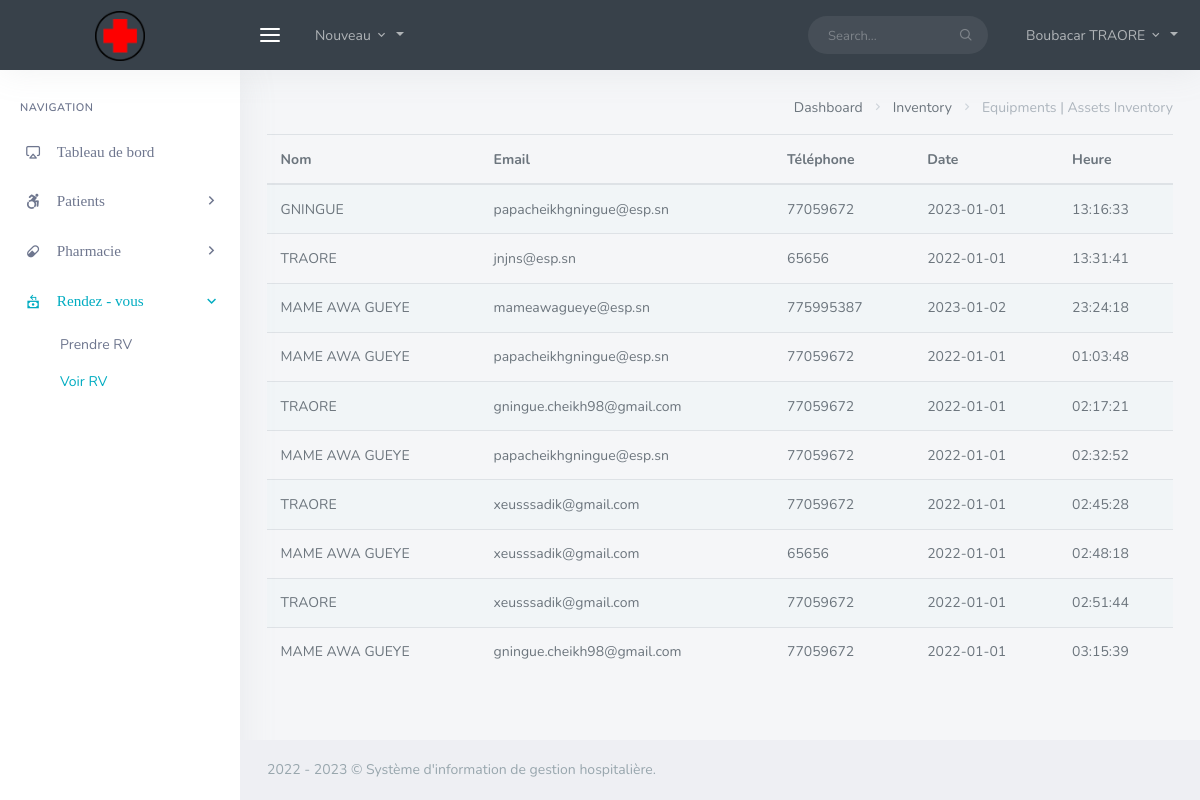
Page /Vue/Docteur/his_doc_view_rvs.php (signed in) on the committed database.
### tables this page shows
CREATE TABLE `his_docs` (
  `doc_id` int NOT NULL,
  `doc_fname` varchar(200) DEFAULT NULL,
  `doc_lname` varchar(200) DEFAULT NULL,
  `doc_email` varchar(200) DEFAULT NULL,
  `doc_pwd` varchar(200) DEFAULT NULL,
  `doc_dept` varchar(200) DEFAULT NULL,
  `doc_number` varchar(200) DEFAULT NULL,
  `doc_dpic` varchar(200) DEFAULT NULL
);

CREATE TABLE `his_rendezvous` (
  `id` int UNSIGNED NOT NULL,
  `nom` varchar(50) NOT NULL,
  `email` varchar(50) NOT NULL,
  `telephone` varchar(50) NOT NULL,
  `date` date NOT NULL,
  `heure` time NOT NULL
);

### Vue/Docteur/his_doc_view_rvs.php (the view, shortened to what this page needs)
<?php
include('assets/inc/config.php');
?>
<!DOCTYPE html>
<html lang="en">
<head>
    <link rel="stylesheet" href="https://stackpath.bootstrapcdn.com/bootstrap/4.5.2/css/bootstrap.min.css">
</head>
<?php include('assets/inc/head.php'); ?>
<body>
    <div id="wrapper">
        <?php include('assets/inc/nav.php'); ?>
        <?php include("assets/inc/sidebar.php"); ?>
        <div class="content-page">
            <div class="content">
                <div class="container-fluid">
                    <div class="row">
                        <div class="col-12">
                            <div class="page-title-box">
                                <div class="page-title-right">
                                    <ol class="breadcrumb m-0">
                                        <li class="breadcrumb-item"><a href="javascript: void(0);">Dashboard</a></li>
                                        <li class="breadcrumb-item"><a href="javascript: void(0);">Inventory</a></li>
                                        <li class="breadcrumb-item active">Equipments | Assets Inventory</li>
                                    </ol>
                                </div>
                            </div>
                        </div>
                    </div>
                    <div class="row">
                        <div class="container">
                            <table class="table table-striped">
                                <thead>
                                    <tr>
                                        <th scope="col">Nom</th>
                                        <th scope="col">Email</th>
                                        <th scope="col">Téléphone</th>
                                        <th scope="col">Date</th>
                                        <th scope="col">Heure</th>
                                    </tr>
                                </thead>
                                <tbody>
                                    <?php
                                    $query = "SELECT nom, email, telephone, date, heure FROM his_rendezvous";
                                    $result = mysqli_query($mysqli, $query);
                                    while ($row = mysqli_fetch_array($result)) {
                                        echo "<tr>";
                                        echo "<td>" . $row['nom'] . "</td>";
                                        echo "<td>" . $row['email'] . "</td>";
                                        echo "<td>" . $row['telephone'] . "</td>";
                                        echo "<td>" . $row['date'] . "</td>";
                                        echo "<td>" . $row['heure'] . "</td>";
                                        echo "</tr>";
                                    }
                                    ?>
                                </tbody>
                            </table>
                        </div>
                    </div>
                </div>
            </div>
            <?php include('assets/inc/footer.php'); ?>
        </div>
    </div>
</body>
</html>

### assets/inc/nav.php (shortened to what this page needs)
<?php
$doc_id = $_SESSION['doc_id'];
$doc_number = $_SESSION['doc_number'];
$ret = "SELECT * FROM  his_docs WHERE doc_id = ? AND doc_number = ?";
$stmt = $mysqli->prepare($ret);
$stmt->bind_param('is', $doc_id, $doc_number);
$stmt->execute();
$res = $stmt->get_result();
while ($row = $res->fetch_object()) {
?>
    <div class="navbar-custom">
        <ul class="list-unstyled topnav-menu float-right mb-0">
            <li class="d-none d-sm-block">
                <form class="app-search">
                    <div class="app-search-box">
                        <div class="input-group">
                            <input type="text" class="form-control" placeholder="Search...">
                            <div class="input-group-append">
                                <button class="btn" type="submit">
                                    <i class="fe-search"></i>
                                </button>
                            </div>
                        </div>
                    </div>
                </form>
            </li>
            <li class="dropdown notification-list">
                <a class="nav-link dropdown-toggle nav-user mr-0 waves-effect waves-light" data-toggle="dropdown" href="#" role="button" aria-haspopup="false" aria-expanded="false">
                    <span class="pro-user-name ml-1">
                        <?php echo $row->doc_fname; ?> <?php echo $row->doc_lname; ?> <i class="mdi mdi-chevron-down"></i>
                    </span>
                </a>
            </li>
        </ul>
        <div class="logo-box">
            <a href="his_admin_dashboard.php" class="logo text-center">
                <span class="logo-lg">
                    <img src="assets/images/log.png" alt="" height="50">
                </span>
            </a>
        </div>
        <ul class="list-unstyled topnav-menu topnav-menu-left m-0">
            <li>
                <button class="button-menu-mobile waves-effect waves-light">
                    <i class="fe-menu"></i>
                </button>
            </li>
            <li class="dropdown d-none d-lg-block">
                <a class="nav-link dropdown-toggle waves-effect waves-light" data-toggle="dropdown" href="#" role="button" aria-haspopup="false" aria-expanded="false">
                    Nouveau
                    <i class="mdi mdi-chevron-down"></i>
                </a>
            </li>
        </ul>
    </div>
<?php } ?>

### rows in the picture
his_docs: doc_fname "Boubacar", doc_lname "TRAORE"
his_rendezvous: nom "GNINGUE", email "papacheikhgningue@esp.sn", telephone "77059672", date "2023-01-01", heure "13:16:33"
his_rendezvous: nom "TRAORE", email "jnjns@esp.sn", telephone "65656", date "2022-01-01", heure "13:31:41"
his_rendezvous: nom "MAME AWA GUEYE", email "mameawagueye@esp.sn", telephone "775995387", date "2023-01-02", heure "23:24:18"
his_rendezvous: nom "MAME AWA GUEYE", email "papacheikhgningue@esp.sn", telephone "77059672", date "2022-01-01", heure "01:03:48"
his_rendezvous: nom "TRAORE", email "gningue.cheikh98@gmail.com", telephone "77059672", date "2022-01-01", heure "02:17:21"
his_rendezvous: nom "MAME AWA GUEYE", email "papacheikhgningue@esp.sn", telephone "77059672", date "2022-01-01", heure "02:32:52"
his_rendezvous: nom "TRAORE", email "xeusssadik@gmail.com", telephone "77059672", date "2022-01-01", heure "02:45:28"
his_rendezvous: nom "MAME AWA GUEYE", email "xeusssadik@gmail.com", telephone "65656", date "2022-01-01", heure "02:48:18"
his_rendezvous: nom "TRAORE", email "xeusssadik@gmail.com", telephone "77059672", date "2022-01-01", heure "02:51:44"
his_rendezvous: nom "MAME AWA GUEYE", email "gningue.cheikh98@gmail.com", telephone "77059672", date "2022-01-01", heure "03:15:39"
